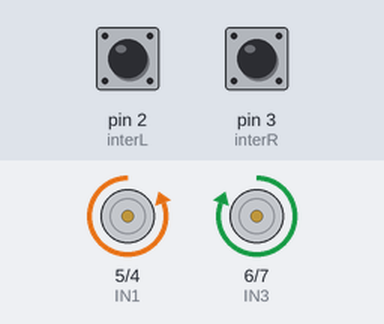
Simulated run of this sketch. Board: Arduino Mega 2560, built with avr-gcc and run on an emulated ATmega2560. Parts: motor-driver pin pairs drawn as motors (green arrow = first pin HIGH = forward, orange = second pin HIGH = backward, longer = more drive, scaled by the enable pin). The inputs (shaded band) are chosen by the test bench; at power-on: pin 2 (interL) HIGH, pin 3 (interR) HIGH. What the sketch prints to the serial monitor is not drawn.

Above: at 0.2 s.
Timing chart, 0 to 3.0 s (numbered marks = the images above):
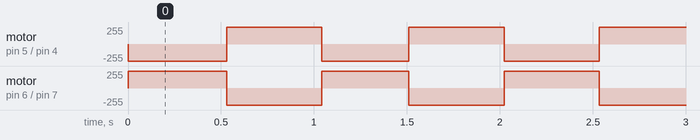

The sketch:

wheel_control.ino
```cpp
//un code très rudimentaire pour verifier que les roues et les encodeurs fonctionnent
//programme qui active les roues alternativement en marche avant et marche arriere

//variable des pins
const int enableL = 9;
const int enableR = 10;
//IN1 et IN2 pour la roue droite
const int IN1 = 5;
const int IN2 = 4;
//IN3 et IN4 pour la roue gauche
const int IN3 = 6;
const int IN4 = 7;

//les pins des encodeurs
const int interR = 3;//pin déplacé pour laisser place au lidar
const int dirR = 24;
const int interL = 2;
const int dirL = 28;

volatile long RwheelPulse = 0;
volatile long LwheelPulse = 0;


void setup() {
  Serial.begin(9600);

  //setup des pins
  pinMode(enableL,OUTPUT);
  pinMode(enableR,OUTPUT);
  pinMode(IN1,OUTPUT);
  pinMode(IN2,OUTPUT);
  pinMode(IN3,OUTPUT);
  pinMode(IN4,OUTPUT);

  pinMode(interR,INPUT_PULLUP);
  pinMode(dirR,INPUT);
  pinMode(interL,INPUT_PULLUP);
  pinMode(dirL,INPUT);

  //exécute la fonction à chaque fois que le signal passe de 0 à 1
  attachInterrupt(digitalPinToInterrupt(interR), Rpulse, RISING);
  attachInterrupt(digitalPinToInterrupt(interL), Lpulse, RISING);

  //on allume les moteurs et on met toutes les inputs à 0V tout par sécurité
  analogWrite(enableL,255);
  analogWrite(enableR,255);
  digitalWrite(IN1,0);
  digitalWrite(IN2,0);
  digitalWrite(IN3,0);
  digitalWrite(IN4,0);
}

void loop() {
  //affiche les données des encodeurs
  Serial.print("Right :");Serial.print(RwheelPulse);Serial.print("; D:");Serial.print(RwheelPulse/1000.0*23.56);
  Serial.print("cm || left :");Serial.print(LwheelPulse);Serial.print("; D:");Serial.print(LwheelPulse/1000.0*23.56);Serial.println("cm");

  //condition pour ne pas utiliser de delais de 0,5 secondes
  if(millis()%1000<500){
    //marche avant pendant 0.5s
    digitalWrite(IN1,0);
    digitalWrite(IN2,1);
    digitalWrite(IN3,1);
    digitalWrite(IN4,0);
  }else{
    //marche arriere pendant 0.5s
    digitalWrite(IN1,1);
    digitalWrite(IN2,0);
    digitalWrite(IN3,0);
    digitalWrite(IN4,1);
  }
  delay(10);
}

void Rpulse() {
  RwheelPulse++;
}
void Lpulse() {
  LwheelPulse++;
}
```

Measured:
- by itself, motor on pin 5 (IN1) / pin 4 (IN2), motor on pin 6 (IN3) / pin 7 (IN4): alternates forward 255/255 for 0.51 s and backward 255/255 for 0.51 s
